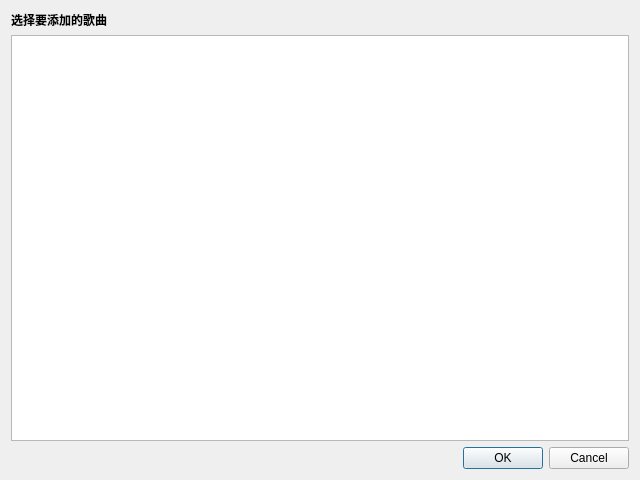
<?xml version="1.0" encoding="UTF-8"?>
<ui version="4.0">
 <class>AddMusicDialog</class>
 <widget class="QDialog" name="AddMusicDialog">
  <property name="geometry">
   <rect>
    <x>0</x>
    <y>0</y>
    <width>640</width>
    <height>480</height>
   </rect>
  </property>
  <property name="windowTitle">
   <string>Dialog</string>
  </property>
  <layout class="QVBoxLayout" name="verticalLayout">
   <item>
    <widget class="QLabel" name="label">
     <property name="sizePolicy">
      <sizepolicy hsizetype="Preferred" vsizetype="Fixed">
       <horstretch>0</horstretch>
       <verstretch>0</verstretch>
      </sizepolicy>
     </property>
     <property name="font">
      <font>
       <weight>75</weight>
       <bold>true</bold>
      </font>
     </property>
     <property name="text">
      <string>选择要添加的歌曲</string>
     </property>
    </widget>
   </item>
   <item>
    <widget class="QListWidget" name="listWidget">
     <property name="focusPolicy">
      <enum>Qt::NoFocus</enum>
     </property>
     <property name="horizontalScrollBarPolicy">
      <enum>Qt::ScrollBarAlwaysOff</enum>
     </property>
     <property name="editTriggers">
      <set>QAbstractItemView::NoEditTriggers</set>
     </property>
     <property name="alternatingRowColors">
      <bool>true</bool>
     </property>
     <property name="selectionMode">
      <enum>QAbstractItemView::ExtendedSelection</enum>
     </property>
     <property name="selectionBehavior">
      <enum>QAbstractItemView::SelectRows</enum>
     </property>
     <property name="verticalScrollMode">
      <enum>QAbstractItemView::ScrollPerPixel</enum>
     </property>
    </widget>
   </item>
   <item>
    <widget class="QDialogButtonBox" name="buttonBox">
     <property name="orientation">
      <enum>Qt::Horizontal</enum>
     </property>
     <property name="standardButtons">
      <set>QDialogButtonBox::Cancel|QDialogButtonBox::Ok</set>
     </property>
    </widget>
   </item>
  </layout>
 </widget>
 <resources/>
 <connections>
  <connection>
   <sender>buttonBox</sender>
   <signal>accepted()</signal>
   <receiver>AddMusicDialog</receiver>
   <slot>accept()</slot>
   <hints>
    <hint type="sourcelabel">
     <x>248</x>
     <y>254</y>
    </hint>
    <hint type="destinationlabel">
     <x>157</x>
     <y>274</y>
    </hint>
   </hints>
  </connection>
  <connection>
   <sender>buttonBox</sender>
   <signal>rejected()</signal>
   <receiver>AddMusicDialog</receiver>
   <slot>reject()</slot>
   <hints>
    <hint type="sourcelabel">
     <x>316</x>
     <y>260</y>
    </hint>
    <hint type="destinationlabel">
     <x>286</x>
     <y>274</y>
    </hint>
   </hints>
  </connection>
 </connections>
</ui>
